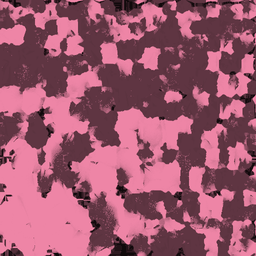
#> input picture Assets/Models/BrainPaint.png, 256 x 256 px
$ python paint_playable.py
#> lines starting #> are read from the running program, lines starting #| are printed output that depends on the picture
"""Paint compact terrain, interaction decals and UI, plus the golden brain variant."""
from pathlib import Path
import math, random
import numpy as np
from PIL import Image, ImageDraw, ImageFilter
ROOT=Path(__file__).resolve().parents[2]; OUT=ROOT/'Assets/Models'; UI=ROOT/'Assets/UI'
rng=random.Random(12)
w,h=896,1024
ys,xs=np.mgrid[0:h,0:w];x=xs/w*22-11;y=(1-ys/h)*26-12
variation=4*np.sin(x*.9+y*.5)+3*np.sin(y*1.1-x*.7)
base=np.empty((h,w,3));base[:]=[119,176,76];base+=variation[:,:,None]
roads=[((-11,-8.7),(11,-8.7),1.0),((7.0,-8.7),(7.0,10.5),1.8)]
for lane in [-4.6,-.5,3.7,7.8]:roads.append(((-10.0,lane),(7.0,lane),.40))
for a,b,width in roads:
 ax,ay=a;bx,by=b;dx=bx-ax;dy=by-ay;t=np.clip(((x-ax)*dx+(y-ay)*dy)/(dx*dx+dy*dy),0,1)
 dist=np.sqrt((x-ax-t*dx)**2+(y-ay-t*dy)**2)
 edge=dist-width+.045*np.sin(y*12+x*9)
 mask=np.clip((.13-edge)/.24,0,1)
 color=np.array([218,190,134])+variation[:,:,None]*.45
 base=base*(1-mask[:,:,None])+color*mask[:,:,None]
im=Image.fromarray(np.uint8(np.clip(base,0,255))).convert('RGB');d=ImageDraw.Draw(im)
def xy(x,y):return((x+11)/22*w,(1-(y+12)/26)*h)
for i in range(2600):
 xx=rng.uniform(-10.9,10.9);yy=rng.uniform(-11.8,13.8)
 if abs(yy+8.7)<1.2 or abs(xx-7)<2.0:continue
 if -9.8<xx<5.1 and any(abs(yy-c)<1.75 for c in [-2.6,1.6,5.8]):continue
 px,py=xy(xx,yy);c=rng.choice([(100,159,61),(144,190,91),(159,195,109)])
 d.line([(px-2,py-4),(px,py),(px+2,py-5)],fill=c,width=1)
for row in range(3):
 for col in range(42):
  xx=-10.9+col*.53+(row%2)*.265;yy=-9.25+row*.51
  ax,ay=xy(xx,yy);bx,by=xy(xx+.48,yy+.45)
  d.rounded_rectangle((ax,by,bx,ay),radius=3,fill=rng.choice([(207,180,130),(218,195,148),(223,199,147)]),outline=(193,166,120),width=1)
im.save(OUT/'TerrainPaint.png',optimize=True)
# Rounded frame, amber inner line, and a distinct directional chevron.
atlas=Image.new('RGBA',(256,128),(0,0,0,0));d=ImageDraw.Draw(atlas)
#> after `atlas = Image.new('RGBA', (256, 128), (0, 0, 0, 0))`: atlas: PIL image 256x128 RGBA; every value is 0
d.rounded_rectangle((5,5,123,123),radius=25,fill=(69,157,136,235),outline=(231,255,187,255),width=6)
d.rounded_rectangle((16,16,112,112),radius=16,outline=(113,200,148,255),width=2)
d.polygon([(156,22),(184,50),(212,22),(231,42),(184,89),(137,42)],fill=(255,220,106,255))
d.rectangle((240,98,255,127),fill=(243,255,194,255))
atlas.save(OUT/'PadPaint.png')
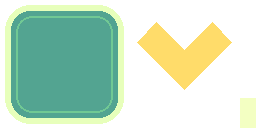
#> saved as PadPaint.png: PIL image 256x128 RGBA; mean R, G, B, A 68.7, 97.4, 73.1, 126.6; transparent parts drawn white
# The decals are opaque outlined meshes, keeping the deferred path depth-correct.
def mesh(name,polys,uvs):
 with (OUT/(name+'.obj')).open('w') as f:
  count=1
  for poly,uv in zip(polys,uvs):
   for xx,yy in poly:f.write(f'v {xx:.3f} {yy:.3f} 0\n')
   for a,b in uv:f.write(f'vt {a:.5f} {b:.5f}\n')
   for _ in poly:f.write('vn 0 0 1\n')
   for j in range(1,len(poly)-1):f.write('f '+' '.join(f'{k}/{k}/{k}' for k in [count,count+j,count+j+1])+'\n')
   count+=len(poly)
polys=[];uvs=[]
for i in range(48):
 a=i/48*math.tau;b=(i+1)/48*math.tau
 p=[]
 for angle,r in [(a,88),(b,88),(b,80),(a,80)]:
  # Superellipse contours make a rounded build pad.
  xx=math.copysign(abs(math.cos(angle))**.45,math.cos(angle))*r
  yy=math.copysign(abs(math.sin(angle))**.45,math.sin(angle))*r;p.append((xx,yy))
 polys.append(p);uvs.append([(.967,.12)]*4)
#> after the loop, polys = 48 items; uvs = 48 items
mesh('BuildPad',polys,uvs)
#> the loop in mesh, `for poly,uv in zip(polys,uvs):` made 48 passes
#> count on passes 3, 4, 5, 6, 7, 8, 9, 10, 13, 14, 15, 16: 13, 17, 21, 25, 29, 33, 37, 41, 53, 57, 61, 65
#> (poly, count) on passes 1, 2, 11, 12: ([(88, 0), (87.66, 35.2), (79.69, 32), (80, 0)], 5), ([(87.66, 35.2), (86.64, 47.9), (78.76, 43.54), (79.69, 32)], 9), ([(47.9, 86.64), (35.2, 87.66), (32, 79.69), (43.54, 78.76)], 45), ([(35.2, 87.66), (4.45e-06, 88), (4.05e-06, 80), (32, 79.69)], 49)
#> after the loop in mesh, `for poly,uv in zip(polys,uvs):`: count = 193
mesh('Guide',[[(-20,21),(0,2),(20,21),(28,13),(0,-14),(-28,13)]],[[(.967,.12)]*6])
# Engine widgets consume the same small family of rounded plates.
for name,bg,border in [('card',(255,248,222,255),(255,255,242,255)),('dark_card',(31,69,58,248),(124,161,117,255)),('gold_card',(253,211,104,255),(255,246,197,255))]:
 im=Image.new('RGBA',(512,144));d=ImageDraw.Draw(im)
 d.rounded_rectangle((4,10,508,142),radius=36,fill=(20,48,37,65));d.rounded_rectangle((4,2,508,132),radius=34,fill=bg,outline=border,width=3)
 im.resize((256,72),Image.Resampling.LANCZOS).save(UI/(name+'.png'))
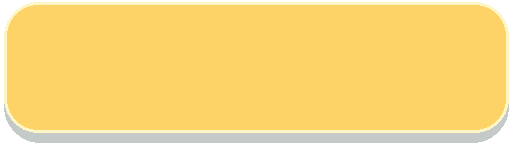
#> im: PIL image 512x144 RGBA; mean R, G, B, A 224.9, 191.3, 98.9, 229.6; transparent parts drawn white
for name,color in [('progress_back',(17,43,35,255)),('progress_fill',(198,231,132,255))]:
 Image.new('RGBA',(8,8),color).save(UI/(name+'.png'))
im=Image.new('RGBA',(128,128));d=ImageDraw.Draw(im)
#> after `im = Image.new('RGBA', (128, 128))`: im: PIL image 128x128 RGBA; every value is 0
d.ellipse((8,14,120,124),fill=(154,99,31));d.ellipse((8,5,120,116),fill=(249,190,57),outline=(255,232,139),width=7);d.ellipse((26,22,102,98),outline=(213,143,36),width=4)
pts=[]
for i in range(10):
 a=-math.pi/2+i*math.pi/5;r=29 if i%2==0 else 13;pts.append((64+math.cos(a)*r,61+math.sin(a)*r))
d.polygon(pts,fill=(255,238,160));im.resize((64,64),Image.Resampling.LANCZOS).save(UI/'coin.png')
#> after `d.polygon(pts, fill=(255, 238, 160))`:
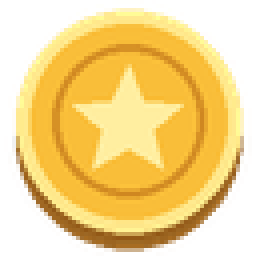
#> saved as coin.png: PIL image 64x64 RGBA (shown 4 times larger); mean R, G, B, A 174.7, 139.7, 61.3, 168.6; transparent parts drawn white
im=Image.new('RGBA',(128,128));d=ImageDraw.Draw(im)
d.rounded_rectangle((14,31,113,100),radius=27,fill=(192,84,113));d.ellipse((13,15,77,96),fill=(243,139,163));d.ellipse((56,16,119,97),fill=(250,154,175));d.line([(65,25),(61,48),(67,64),(62,89)],fill=(185,74,114),width=5)
for px,py in [(36,37),(35,69),(86,38),(91,65)]:d.arc((px-12,py-10,px+13,py+13),30,280,fill=(204,90,129),width=4)
im.resize((64,64),Image.Resampling.LANCZOS).save(UI/'brain_icon.png')
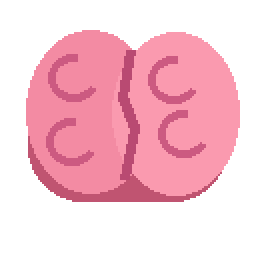
#> im: PIL image 128x128 RGBA (shown 2 times larger); mean R, G, B, A 114.2, 64.9, 77, 123.1; transparent parts drawn white
im=Image.new('RGBA',(512,480));d=ImageDraw.Draw(im)
#> after `im = Image.new('RGBA', (512, 480))`: im: PIL image 512x480 RGBA; every value is 0
d.rounded_rectangle((5,12,507,478),radius=34,fill=(16,40,31,85))
d.rounded_rectangle((5,3,507,467),radius=32,fill=(31,69,58,255),outline=(140,177,128,255),width=4)
im.save(UI/'modal.png')
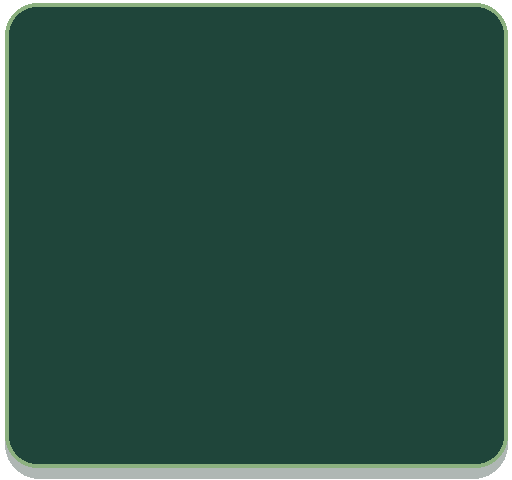
#> saved as modal.png: PIL image 512x480 RGBA; mean R, G, B, A 33, 69.6, 57.8, 243.6; transparent parts drawn white
p=OUT/'BrainPaint.png'
if p.exists():
 a=np.array(Image.open(p).convert('RGB'),dtype=float);lum=np.max(a,axis=2)/255
#> after `lum = np.max(a, axis=2) / 255`:
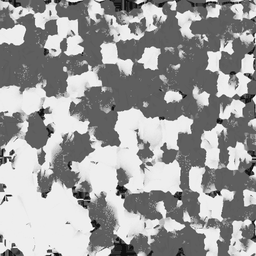
#> lum: shape (256, 256) float64; min 0.0627, max 0.976, mean 0.614
 rgb=np.stack([lum*255,lum*202,lum*65],axis=2);Image.fromarray(np.uint8(rgb)).save(OUT/'BrainGold.png',optimize=True)
#> after `rgb = np.stack([lum * 255, lum * 202, lum * 65], axis=2)`:
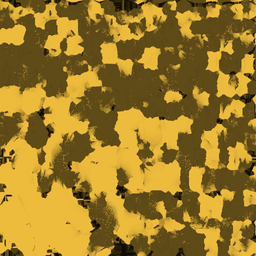
#> rgb: shape (256, 256, 3) float64; mean of channels 0, 1, 2 156.4, 123.9, 39.9; drawn as R, G, B
for name in ['SahurAtlas','StandPaint','FarmPaint','GardenPaint','BrainPaint','BrainGold','TerrainPaint']:
 path=OUT/(name+'.png')
 if path.exists():
  im=Image.open(path).convert('RGB')
  limit={'SahurAtlas':1024,'StandPaint':512,'FarmPaint':768,'GardenPaint':512,'BrainPaint':256,'BrainGold':256,'TerrainPaint':768}[name]
  im.thumbnail((limit,limit),Image.Resampling.LANCZOS)
  im=im.quantize(colors=128,dither=Image.Dither.NONE)
  im.save(path,optimize=True)
#> (the run stopped early here; a loop or call above may not have finished)
